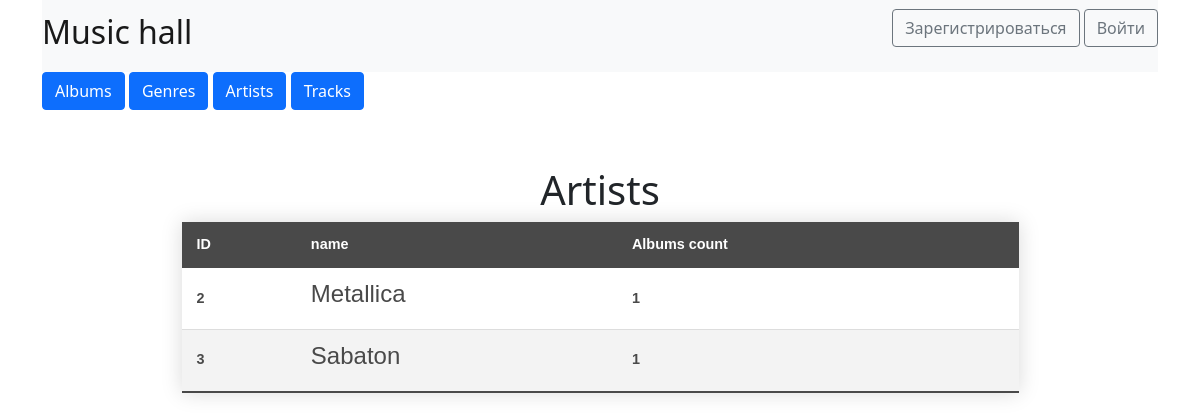
The page /artists_list on the database as committed earlier.
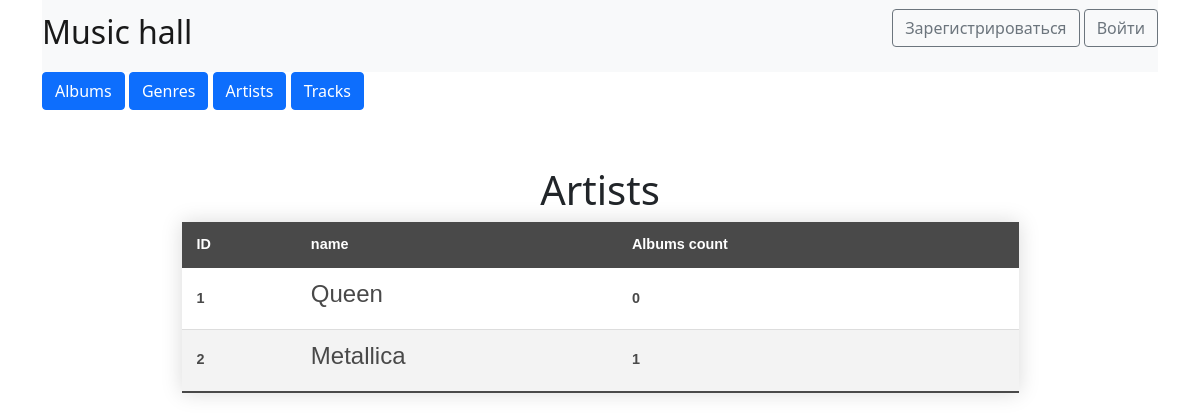
The same page on the database as committed later.
### data/artists.py (models this page shows)
class Artist(SqlAlchemyBase, SerializerMixin):
    __tablename__ = 'artists'
    id = sqlalchemy.Column(sqlalchemy.Integer,
                           primary_key=True, autoincrement=True)
    name = sqlalchemy.Column(sqlalchemy.String, nullable=True)

### main.py (the view)
@app.route("/artists_list")
def artists_list():
    out = keeper.get_pretty_artists_list()
    return render_template("artists.html", title='Hall', artists=out)

### data/db_keeper.py (called while the page is built)
    def get_pretty_artists_list(self):
        db_sess = db_session.create_session()
        artists = db_sess.query(Artist).filter(Artist.id > 0).all()
        out = []
        for i in artists:
            k = len(
                db_sess.query(Album).filter(Album.artistid == i.id).all())
            out.append({'artist': i.to_dict(
                only=(
                    'id', 'name'
                )), 'albums': k})
        return out

### data/db_session.py (called while the page is built)
def create_session() -> Session:
    global __factory
    return __factory()

### templates/artists.html (shortened to what this page needs)
{% extends "base.html" %}
{% block content %}
    <h1 class="centred"><br>Artists</h1>
    <table class="styled-table" align="middle">
        <thead>
            <tr>
                <th>ID</th>
                <th>name</th>
                <th>Albums count</th>
                <th></th>
            </tr>
        </thead>
        <tbody>
            {% for item in artists %}
            <tr class="active-row">
                <td>{{item["artist"]['id']}}</td>
                <td><h4>{{item["artist"]['name']}}</h4></td>
                <td>{{item["albums"]}}</td>
                <td>
                </td>
            </tr>
            {% endfor %}
        </tbody>
    </table>
{% endblock %}

Rows that differ between the two databases and show on the page:
removed Artist: artist.name "Sabaton"
added Artist: artist.name "Queen"
Other text that changed with them:
new list line: "1 0"
list line gone: "3 1"
